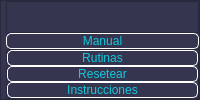
           <widget class="QFrame" name="menu_lateral">
            <property name="minimumSize">
             <size>
              <width>0</width>
              <height>0</height>
             </size>
            </property>
            <property name="maximumSize">
             <size>
              <width>300</width>
              <height>16777215</height>
             </size>
            </property>
            <property name="styleSheet">
             <string notr="true">QFrame{
background-color: rgb(53, 53, 79);
}

QPushButton{
	font: 87 12pt &quot;Arial Black&quot;;
	background-color: #000000ff;
	border-radius:5px;
	color: rgb(20,200,220);
	border: 1px solid white;
}

QPushButton:hover{
	background-color: black;
}</string>
            </property>
            <property name="frameShape">
             <enum>QFrame::StyledPanel</enum>
            </property>
            <property name="frameShadow">
             <enum>QFrame::Raised</enum>
            </property>
            <layout class="QVBoxLayout" name="verticalLayout_4">
             <property name="spacing">
              <number>0</number>
             </property>
             <property name="leftMargin">
              <number>5</number>
             </property>
             <property name="topMargin">
              <number>0</number>
             </property>
             <property name="rightMargin">
              <number>0</number>
             </property>
             <property name="bottomMargin">
              <number>0</number>
             </property>
             <item>
              <widget class="QFrame" name="frame_caltech">
               <property name="maximumSize">
                <size>
                 <width>16777215</width>
                 <height>177</height>
                </size>
               </property>
               <property name="frameShape">
                <enum>QFrame::StyledPanel</enum>
               </property>
               <property name="frameShadow">
                <enum>QFrame::Raised</enum>
               </property>
               <layout class="QVBoxLayout" name="verticalLayout_16">
                <property name="spacing">
                 <number>0</number>
                </property>
                <property name="leftMargin">
                 <number>0</number>
                </property>
                <property name="topMargin">
                 <number>0</number>
                </property>
                <property name="rightMargin">
                 <number>0</number>
                </property>
                <property name="bottomMargin">
                 <number>0</number>
                </property>
                <item>
                 <widget class="QLabel" name="label_3">
                  <property name="maximumSize">
                   <size>
                    <width>255</width>
                    <height>16777215</height>
                   </size>
                  </property>
                  <property name="text">
                   <string/>
                  </property>
                  <property name="pixmap">
                   <pixmap>Corrección Logopng_Mesa de trabajo 1 copia.jpg</pixmap>
                  </property>
                  <property name="scaledContents">
                   <bool>true</bool>
                  </property>
                 </widget>
                </item>
               </layout>
              </widget>
             </item>
             <item>
              <widget class="QPushButton" name="bt_1">
               <property name="text">
                <string>Manual</string>
               </property>
               <property name="icon">
                <iconset>
                 <normaloff>chip.png</normaloff>chip.png</iconset>
               </property>
               <property name="iconSize">
                <size>
                 <width>40</width>
                 <height>40</height>
                </size>
               </property>
              </widget>
             </item>
             <item>
              <widget class="QFrame" name="frame_2">
               <property name="frameShape">
                <enum>QFrame::StyledPanel</enum>
               </property>
               <property name="frameShadow">
                <enum>QFrame::Raised</enum>
               </property>
               <layout class="QVBoxLayout" name="verticalLayout_15">
                <property name="spacing">
                 <number>0</number>
                </property>
                <property name="leftMargin">
                 <number>0</number>
                </property>
                <property name="topMargin">
                 <number>0</number>
                </property>
                <property name="rightMargin">
                 <number>0</number>
                </property>
                <property name="bottomMargin">
                 <number>0</number>
                </property>
                <item>
                 <widget class="QPushButton" name="bt_2">
                  <property name="text">
                   <string>Rutinas</string>
                  </property>
                  <property name="icon">
                   <iconset>
                    <normaloff>base-de-datos.png</normaloff>base-de-datos.png</iconset>
                  </property>
                  <property name="iconSize">
                   <size>
                    <width>40</width>
                    <height>40</height>
                   </size>
                  </property>
                 </widget>
                </item>
                <item>
                 <widget class="QPushButton" name="bt_3">
                  <property name="text">
                   <string>Resetear</string>
                  </property>
                  <property name="icon">
                   <iconset>
                    <normaloff>moto.png</normaloff>moto.png</iconset>
                  </property>
                  <property name="iconSize">
                   <size>
                    <width>40</width>
                    <height>40</height>
                   </size>
                  </property>
                 </widget>
                </item>
                <item>
                 <widget class="QPushButton" name="bt_4">
                  <property name="text">
                   <string>Instrucciones</string>
                  </property>
                  <property name="icon">
                   <iconset>
                    <normaloff>archivo.png</normaloff>archivo.png</iconset>
                  </property>
                  <property name="iconSize">
                   <size>
                    <width>32</width>
                    <height>40</height>
                   </size>
                  </property>
                 </widget>
                </item>
               </layout>
              </widget>
             </item>
            </layout>
           </widget>
